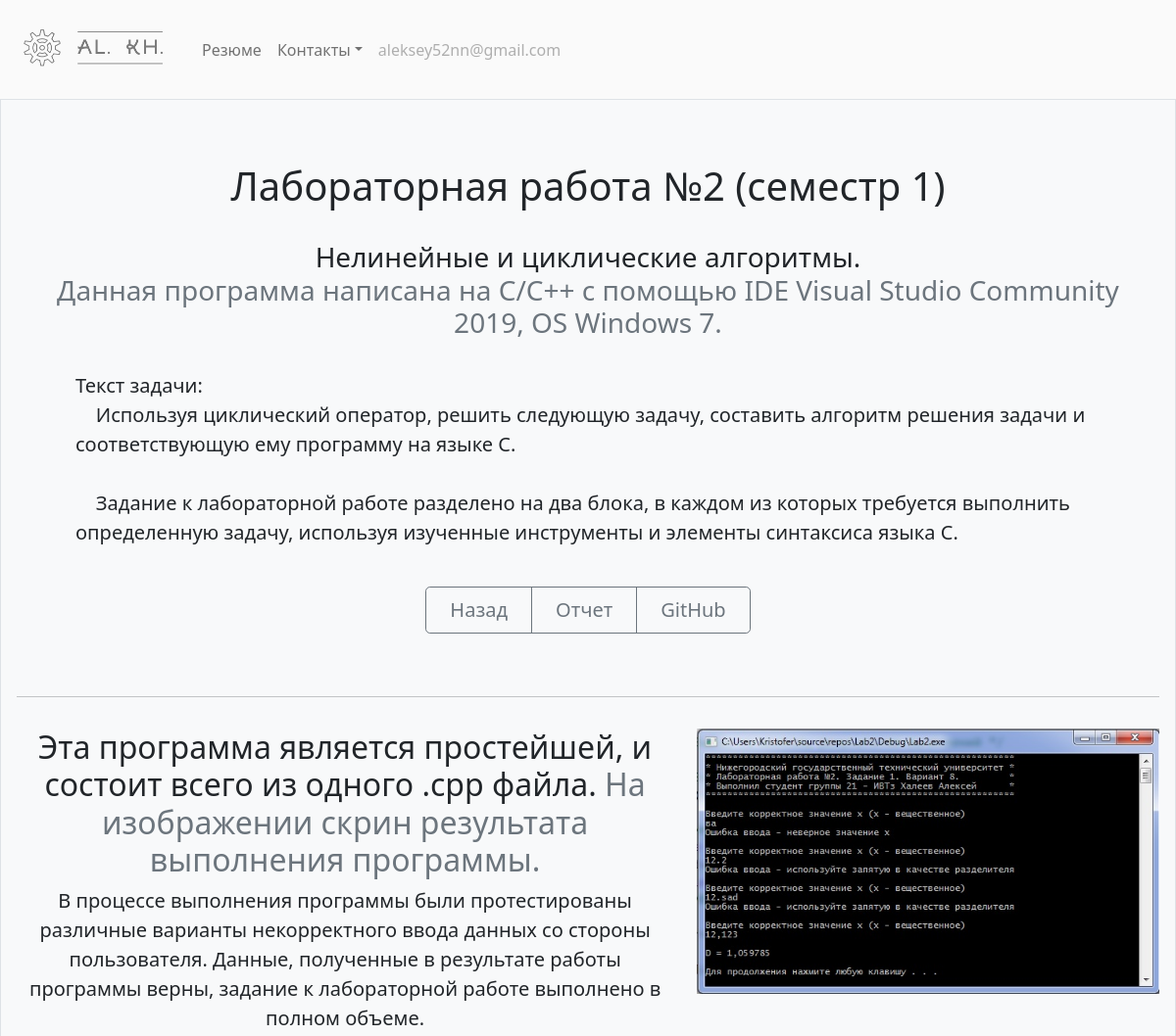
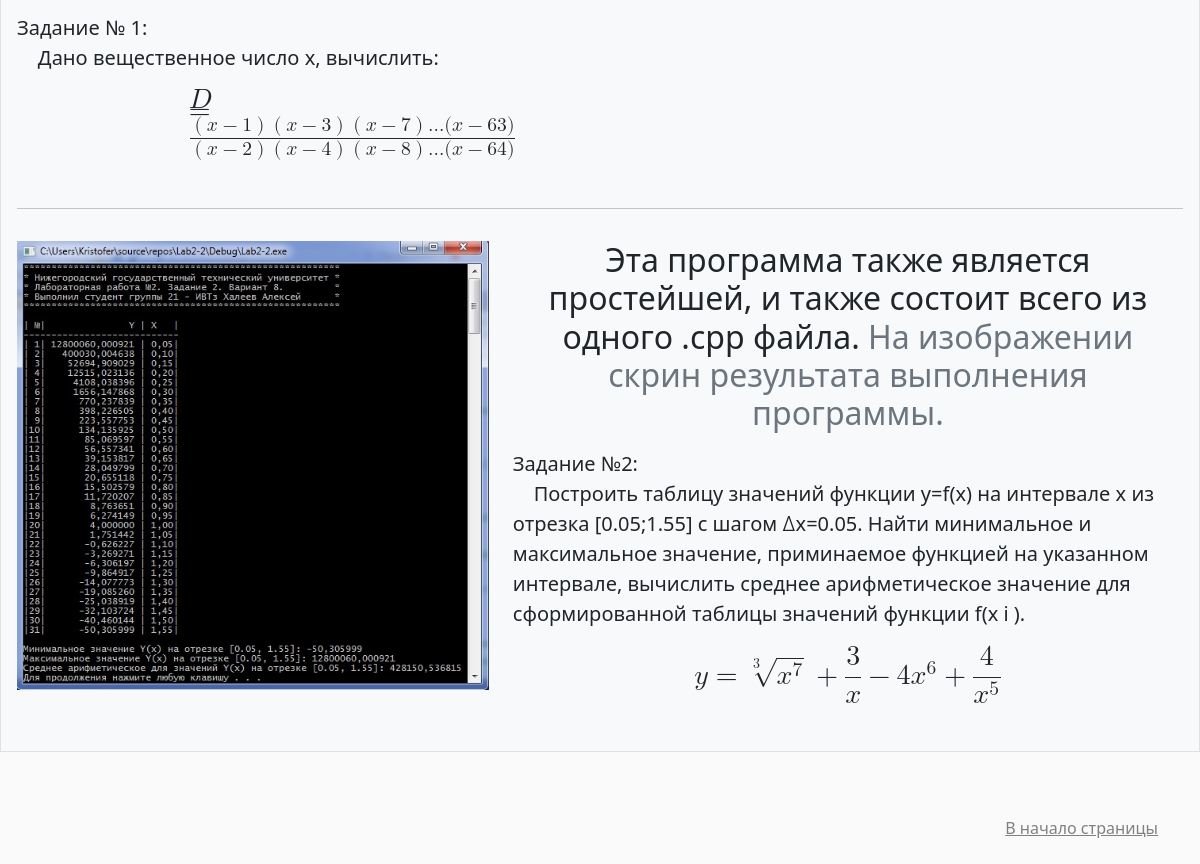
The page /portfolio/11/ on the database its author committed (2 pictures, top to bottom).
### portfolio/models.py (models this page shows, shortened)
class CardProject(models.Model):
    title = models.TextField(default="Title")
    date = models.DateField(default=django.utils.timezone.now)
    time = models.TimeField(default=django.utils.timezone.now)
    description_head = models.TextField(default="Description Head")
    description_span = models.TextField(default="Description Span")
    description_lead = models.TextField(default="Description Lead")
    logo = models.ImageField(upload_to='portfolio/images/', default="nothing")
    res1 = models.ImageField(upload_to='portfolio/images/', default="nothing")
    res1_head = models.TextField(default="Res1 Head Description")
    res1_span = models.TextField(default="Res1 Span Description")
    res1_lead = models.TextField(default="Res1 Lead Description")
    res2 = models.ImageField(upload_to='portfolio/images/', default="nothing")
    res2_head = models.TextField(default="Res2 Head Description")
    res2_span = models.TextField(default="Res2 Span Description")
    res2_lead = models.TextField(default="Res2 Lead Description")
    res3 = models.ImageField(upload_to='portfolio/images/', default="nothing")
    res3_head = models.TextField(default="Res3 Head Description")
    res3_span = models.TextField(default="Res3 Span Description")
    res3_lead = models.TextField(default="Res3 Lead Description")
    github = models.URLField()
    report = models.FileField(upload_to='portfolio/docs/', default="nothing")
    video = models.FileField(upload_to='portfolio/docs/', default="nothing")
    video_head = models.TextField(default="Video Head Description")
    video_span = models.TextField(default="Video Span Description")
    video_lead = models.TextField(default="Video Lead Description")

### portfolio/views.py (the view)
# urls.py: path('<int:card_id>/', views.detail, name='detail'),
def detail(request, card_id):
    card = get_object_or_404(CardProject, pk=card_id)
    return render(request, 'portfolio/detail.html', {'card': card})

### portfolio/templates/portfolio/detail.html (shortened to what this page needs)
{% extends 'home/base.html' %}
{% load static %}
{% block content %}
<div class="p-3 mb-3 bg-light border rounded-5" align="center">
    <div class="container-fluid py-5">
        <h1 class="featurette-heading" align="center">{{ card.title}}</h1><br>
        <h3 class="featurette-heading" align="center">{{ card.description_head|safe|linebreaksbr }}<br>
            <span class="text-muted">{{ card.description_span|safe|linebreaksbr }}</span></h3><br>
        <p class="lead mx-5" align="left" style="white-space: pre-wrap;">{{ card.description_lead|safe }}</p><br>
        <div class="btn-group">
            <a class="btn btn-outline-secondary btn-lg px-4" href="../">Назад</a>
            {% if card.report != "nothing" %}
            <a class="btn btn-outline-secondary btn-lg px-4" target="_blank" href="{{ card.report.url }}">Отчет</a>
            {% endif %}
            <a class="btn btn-outline-secondary btn-lg px-4" target="_blank" href="{{ card.github }}">GitHub</a>
        </div>
    </div>
    {% if card.res1 != "nothing" %}
    <hr class="featurette-divider">
    <div class="row featurette py-3">
      <div class="col-md-7">
        <h2 class="featurette-heading">{{ card.res1_head }} <span class="text-muted">{{ card.res1_span }}</span></h2>
        <p class="lead" style="white-space: pre-wrap;">{{ card.res1_lead|safe }}</p>
      </div>
      <div class="col-md-5">
        <img class="bd-placeholder-img bd-placeholder-img-lg featurette-image img-fluid mx-auto"
             width="500" height="auto" src="{{ card.res1.url }}">
      </div>
    </div>
    {% endif %}
    {% if card.res2 != "nothing" %}
    <hr class="featurette-divider">
    <div class="row featurette py-3">
      <div class="col-md-7 order-md-2">
        <h2 class="featurette-heading">{{ card.res2_head }} <span class="text-muted">{{ card.res2_span }}</span></h2>
        <p class="lead" style="white-space: pre-wrap;">{{ card.res2_lead|safe }}</p>
      </div>
      <div class="col-md-5 order-md-1">
        <img class="bd-placeholder-img bd-placeholder-img-lg featurette-image img-fluid mx-auto"
             width="500" height="auto" src="{{ card.res2.url }}">
      </div>
    </div>
    {% endif %}
</div>
<footer class="text-muted py-5">
  <div class="container">
    <p class="float-end mb-1">
      <a href="#">В начало страницы</a>
    </p>
  </div>
</footer>
{% endblock %}

### home/templates/home/base.html (style rules this page uses)
BODY { background: #fafafa }
A { color: grey }
.bd-placeholder-img { font-size: 1.125rem; text-anchor: middle; -webkit-user-select: none; -moz-user-select: none; user-select: none; }
@media (min-width: 768px) { .bd-placeholder-img-lg { font-size: 3.5rem; } }

### rows shown on the page
CardProject: title "Лабораторная работа №2 (семестр 1)", description_head "Нелинейные и циклические алгоритмы.", description_span "Данная программа написана на С/С++ с помощью IDE Visual Studio Community 2019, OS Windows 7.", description_lead "Текст задачи: Используя циклический оператор, решить следующую задачу, составить алгоритм решения задачи и соответствующую ему программу на языке С. Задание к лабораторной работе разделено на два блока, в каждом из которых требуется выполнить определенную задачу, используя изученные инструменты и элементы синтаксиса языка С.", res1_head "Эта программа является простейшей, и состоит всего из одного .cpp файла.", res1_span "На изображении скрин результата выполнения программы.", res1_lead "В процессе выполнения программы были протестированы различные варианты некорректного ввода данных со стороны пользователя. Данные, полученные в результате работы программы верны, задание к лабораторной работе выполнено в полном объеме. Задание № 1: Дано вещественное число x, вычислить: D = x − 1 x − 3 x − 7 ) … ( x − 63 ) x − 2 x − 4 x − 8 … ( x − 64 )", res1 (picture), res2_head "Эта программа также является простейшей, и также состоит всего из одного .cpp файла.", res2_span "На изображении скрин результата выполнения программы.", res2_lead "Задание №2: Построить таблицу значений функции y=f(x) на интервале x из отрезка [0.05;1.55] с шагом ∆x=0.05. Найти минимальное и максимальное значение, приминаемое функцией на указанном интервале, вычислить среднее арифметическое значение для сформированной таблицы значений функции f(x i ). y = x 7 3 + 3 x − 4 x 6 + 4 x 5", res2 (picture)
